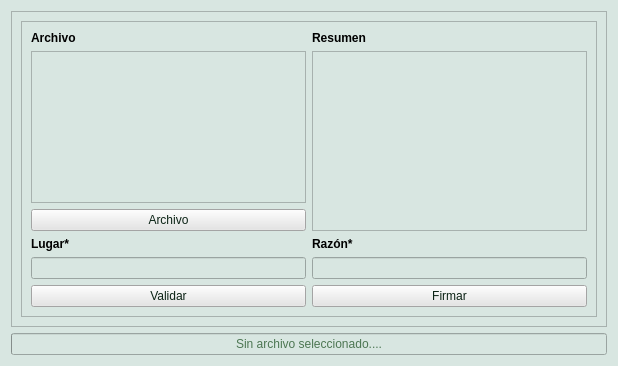
<?xml version="1.0" encoding="UTF-8"?>
<ui version="4.0">
 <class>SignValidate</class>
 <widget class="QWidget" name="SignValidate">
  <property name="geometry">
   <rect>
    <x>0</x>
    <y>0</y>
    <width>618</width>
    <height>366</height>
   </rect>
  </property>
  <property name="windowTitle">
   <string>Firmar - Validar Documentos</string>
  </property>
  <property name="windowIcon">
   <iconset resource="resources.qrc">
    <normaloff>:/images/icon.png</normaloff>:/images/icon.png</iconset>
  </property>
  <property name="styleSheet">
   <string notr="true">color:rgb(76, 118, 82);
background-color:rgb(216, 230, 225);</string>
  </property>
  <layout class="QVBoxLayout" name="signValidateLayout">
   <item>
    <widget class="QScrollArea" name="scrollArea">
     <property name="frameShape">
      <enum>QFrame::StyledPanel</enum>
     </property>
     <property name="lineWidth">
      <number>0</number>
     </property>
     <property name="midLineWidth">
      <number>0</number>
     </property>
     <property name="verticalScrollBarPolicy">
      <enum>Qt::ScrollBarAsNeeded</enum>
     </property>
     <property name="horizontalScrollBarPolicy">
      <enum>Qt::ScrollBarAsNeeded</enum>
     </property>
     <property name="sizeAdjustPolicy">
      <enum>QAbstractScrollArea::AdjustToContents</enum>
     </property>
     <property name="widgetResizable">
      <bool>true</bool>
     </property>
     <widget class="QWidget" name="scrollAreaWidgetContents">
      <property name="geometry">
       <rect>
        <x>0</x>
        <y>0</y>
        <width>598</width>
        <height>313</height>
       </rect>
      </property>
      <layout class="QGridLayout" name="scrollAreaWidgetLayout">
       <item row="0" column="0">
        <widget class="QFrame" name="fileFrame">
         <property name="frameShape">
          <enum>QFrame::StyledPanel</enum>
         </property>
         <property name="frameShadow">
          <enum>QFrame::Raised</enum>
         </property>
         <property name="midLineWidth">
          <number>0</number>
         </property>
         <layout class="QGridLayout" name="gridLayout">
          <item row="0" column="2">
           <widget class="QLabel" name="label_resumen">
            <property name="font">
             <font>
              <weight>75</weight>
              <italic>false</italic>
              <bold>true</bold>
             </font>
            </property>
            <property name="styleSheet">
             <string notr="true">font: bold;
color: rgb(0, 0, 0);</string>
            </property>
            <property name="text">
             <string>Resumen</string>
            </property>
           </widget>
          </item>
          <item row="0" column="0">
           <widget class="QLabel" name="label_archivo">
            <property name="styleSheet">
             <string notr="true">font: bold;
color: rgb(0, 0, 0);</string>
            </property>
            <property name="text">
             <string>Archivo</string>
            </property>
            <property name="scaledContents">
             <bool>false</bool>
            </property>
            <property name="alignment">
             <set>Qt::AlignLeading|Qt::AlignLeft|Qt::AlignVCenter</set>
            </property>
            <property name="margin">
             <number>0</number>
            </property>
            <property name="indent">
             <number>0</number>
            </property>
           </widget>
          </item>
          <item row="3" column="2" rowspan="3">
           <widget class="QTextEdit" name="resumen"/>
          </item>
          <item row="8" column="2">
           <widget class="QLineEdit" name="razon"/>
          </item>
          <item row="8" column="0">
           <widget class="QLineEdit" name="lugar"/>
          </item>
          <item row="4" column="0" rowspan="2">
           <widget class="QPushButton" name="browseFiles">
            <property name="autoFillBackground">
             <bool>false</bool>
            </property>
            <property name="styleSheet">
             <string notr="true">color: rgb(11, 35, 21);
background-color: rgb(229, 229, 229);</string>
            </property>
            <property name="text">
             <string>Archivo</string>
            </property>
            <property name="icon">
             <iconset resource="resources.qrc">
              <normaloff>:/images/add.png</normaloff>:/images/add.png</iconset>
            </property>
           </widget>
          </item>
          <item row="12" column="0">
           <widget class="QPushButton" name="validate">
            <property name="enabled">
             <bool>true</bool>
            </property>
            <property name="sizeIncrement">
             <size>
              <width>0</width>
              <height>0</height>
             </size>
            </property>
            <property name="baseSize">
             <size>
              <width>0</width>
              <height>0</height>
             </size>
            </property>
            <property name="styleSheet">
             <string notr="true">color: rgb(11, 35, 21);
background-color: rgb(229, 229, 229);</string>
            </property>
            <property name="text">
             <string>Validar</string>
            </property>
            <property name="icon">
             <iconset resource="resources.qrc">
              <normaloff>:/images/validate.png</normaloff>:/images/validate.png</iconset>
            </property>
            <property name="iconSize">
             <size>
              <width>16</width>
              <height>16</height>
             </size>
            </property>
           </widget>
          </item>
          <item row="7" column="0">
           <widget class="QLabel" name="label_lugar">
            <property name="font">
             <font>
              <weight>75</weight>
              <italic>false</italic>
              <bold>true</bold>
             </font>
            </property>
            <property name="toolTip">
             <string>Solo en firmas de documentos PDF</string>
            </property>
            <property name="styleSheet">
             <string notr="true">font: bold;
color: rgb(0, 0, 0);</string>
            </property>
            <property name="text">
             <string>Lugar*</string>
            </property>
           </widget>
          </item>
          <item row="3" column="0">
           <widget class="SignListAreaWidget" name="filesWidget">
            <property name="sizePolicy">
             <sizepolicy hsizetype="Expanding" vsizetype="Expanding">
              <horstretch>0</horstretch>
              <verstretch>0</verstretch>
             </sizepolicy>
            </property>
            <property name="acceptDrops">
             <bool>true</bool>
            </property>
            <property name="verticalScrollBarPolicy">
             <enum>Qt::ScrollBarAsNeeded</enum>
            </property>
            <property name="horizontalScrollBarPolicy">
             <enum>Qt::ScrollBarAsNeeded</enum>
            </property>
            <property name="sizeAdjustPolicy">
             <enum>QAbstractScrollArea::AdjustIgnored</enum>
            </property>
            <property name="autoScroll">
             <bool>true</bool>
            </property>
            <property name="editTriggers">
             <set>QAbstractItemView::NoEditTriggers</set>
            </property>
            <property name="verticalScrollMode">
             <enum>QAbstractItemView::ScrollPerPixel</enum>
            </property>
            <property name="horizontalScrollMode">
             <enum>QAbstractItemView::ScrollPerPixel</enum>
            </property>
            <property name="viewMode">
             <enum>QListView::ListMode</enum>
            </property>
            <property name="wordWrap">
             <bool>true</bool>
            </property>
           </widget>
          </item>
          <item row="7" column="2">
           <widget class="QLabel" name="label_razon">
            <property name="font">
             <font>
              <weight>75</weight>
              <italic>false</italic>
              <bold>true</bold>
             </font>
            </property>
            <property name="toolTip">
             <string>Solo en firmas de documentos PDF</string>
            </property>
            <property name="styleSheet">
             <string notr="true">font: bold;
color: rgb(0, 0, 0);</string>
            </property>
            <property name="text">
             <string>Razón*</string>
            </property>
           </widget>
          </item>
          <item row="6" column="0">
           <spacer name="verticalSpacer">
            <property name="orientation">
             <enum>Qt::Vertical</enum>
            </property>
            <property name="sizeHint" stdset="0">
             <size>
              <width>20</width>
              <height>40</height>
             </size>
            </property>
           </spacer>
          </item>
          <item row="12" column="2">
           <widget class="QPushButton" name="sign">
            <property name="enabled">
             <bool>true</bool>
            </property>
            <property name="sizeIncrement">
             <size>
              <width>0</width>
              <height>0</height>
             </size>
            </property>
            <property name="baseSize">
             <size>
              <width>0</width>
              <height>0</height>
             </size>
            </property>
            <property name="styleSheet">
             <string notr="true">color: rgb(11, 35, 21);
background-color: rgb(229, 229, 229);</string>
            </property>
            <property name="text">
             <string>Firmar</string>
            </property>
            <property name="icon">
             <iconset resource="resources.qrc">
              <normaloff>:/images/sign.png</normaloff>:/images/sign.png</iconset>
            </property>
            <property name="iconSize">
             <size>
              <width>16</width>
              <height>16</height>
             </size>
            </property>
           </widget>
          </item>
          <item row="9" column="0">
           <spacer name="verticalSpacer_2">
            <property name="orientation">
             <enum>Qt::Vertical</enum>
            </property>
            <property name="sizeHint" stdset="0">
             <size>
              <width>20</width>
              <height>40</height>
             </size>
            </property>
           </spacer>
          </item>
         </layout>
        </widget>
       </item>
      </layout>
     </widget>
    </widget>
   </item>
   <item>
    <widget class="QProgressBar" name="signValidateProgressBar">
     <property name="styleSheet">
      <string notr="true"/>
     </property>
     <property name="value">
      <number>0</number>
     </property>
     <property name="orientation">
      <enum>Qt::Horizontal</enum>
     </property>
     <property name="invertedAppearance">
      <bool>false</bool>
     </property>
     <property name="textDirection">
      <enum>QProgressBar::BottomToTop</enum>
     </property>
     <property name="format">
      <string>Sin archivo seleccionado....</string>
     </property>
    </widget>
   </item>
  </layout>
 </widget>
 <customwidgets>
  <customwidget>
   <class>SignListAreaWidget</class>
   <extends>QListWidget</extends>
   <header>client_fva/ui/custom_components/ownsignlistwidget.h</header>
  </customwidget>
 </customwidgets>
 <resources>
  <include location="resources.qrc"/>
 </resources>
 <connections/>
</ui>
